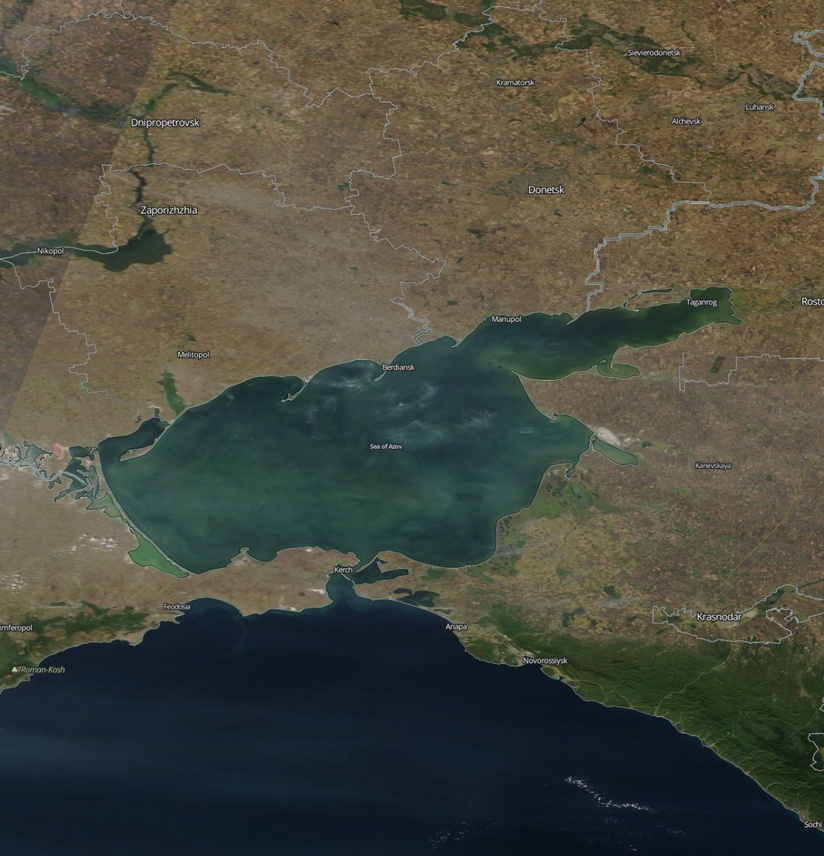
#> input picture content/sea.jpg, 824 x 856 px, shrunk from 1386 x 1440 before the run
$ python select_mask.py
#> lines starting #> are read from the running program, lines starting #| are printed output that depends on the picture; after the words box and inside, x2 and y2 are one past the last pixel; in counts of white or black regions, pixels touching at a corner belong together
#!/usr/bin/env python

# Project: outlines_selection
# File: select_mask
# Written by: Vadim Bukovshin
# Copyright (c) 2021
# -------------------------------------

"""
    This is the select_mask module.

    This module does selection of image outlines.
"""

import cv2 as cv
import numpy as np

fn = 'content/sea.jpg' # путь к файлу с картинкой
frame = cv.imread(fn)
#> frame is the input picture: shape (856, 824, 3); mean B, G, R 63.5, 75.5, 75.4

hsv = cv.cvtColor(frame, cv.COLOR_BGR2HSV)
#> hsv: shape (856, 824, 3); mean H, S, V 49.8, 96.7, 84.9
cv.imwrite('content/hsv_image.jpg', hsv)

lower = np.array([40, 60, 0])
upper = np.array([100, 120, 100])

mask = cv.inRange(hsv, lower, upper)
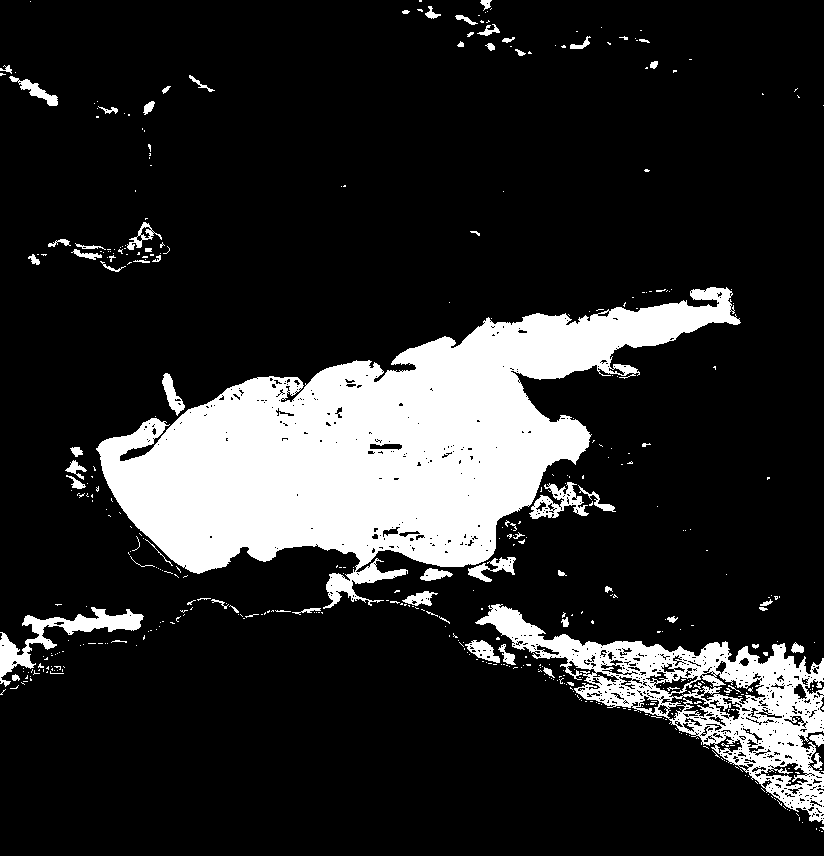
#> mask: shape (856, 824); 16.6% white; 474 white regions (404 under 20 px)
cv.imwrite('content/mask_for_bitwise.jpg', mask)
res = cv.bitwise_and(frame, frame, mask = mask)
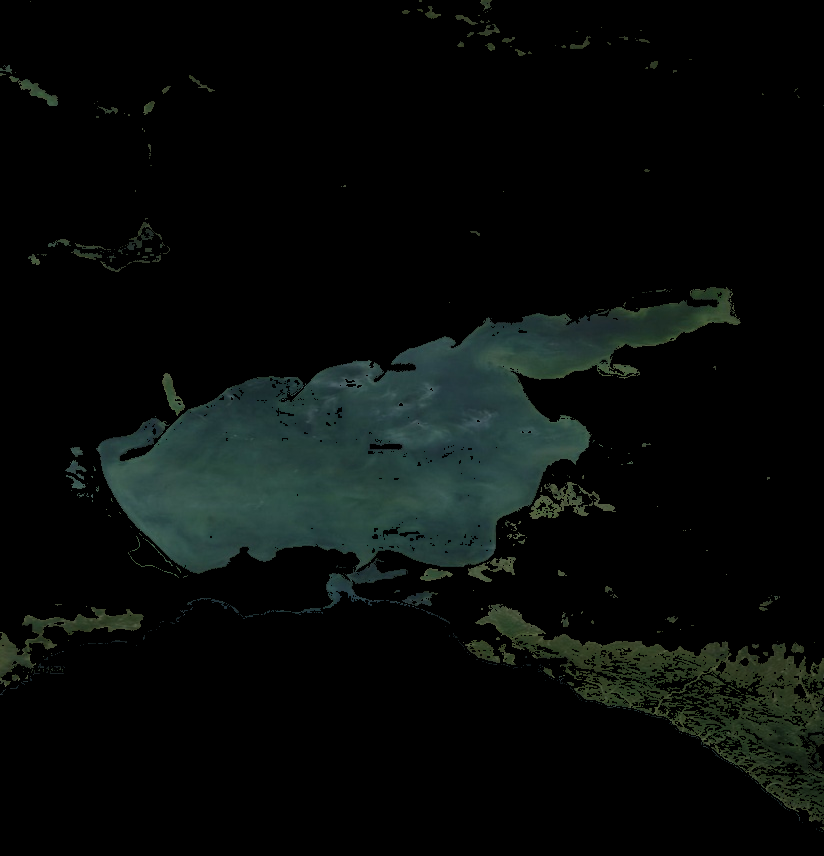
#> res: shape (856, 824, 3); mean B, G, R 9.7, 11.2, 7.4
cv.imwrite('content/threshhold_image.jpg', res)

# find contours without approx
cnts = cv.findContours(mask.copy(), cv.RETR_LIST, cv.CHAIN_APPROX_NONE)[-2]
#> cnts = 1406 contours, 1247 with area under 20; largest, box (x1, y1, x2, y2) and area: (96, 287, 741, 609) 86392, (475, 604, 824, 824) 25158, (0, 607, 144, 687) 2376, (529, 482, 589, 519) 918, (700, 672, 766, 705) 768

# get the max-area contour
cnt = sorted(cnts, key=cv.contourArea)[-1]
#> cnt = contour of 2667 points, box (x1, y1, x2, y2) (96, 287, 741, 609), area 86392

# calc arclentgh
arclen = cv.arcLength(cnt, True)
#> arclen = 3153.7

# do approx
eps = 0.0005
epsilon = arclen * eps
#> epsilon = 1.58
approx = cv.approxPolyDP(cnt, epsilon, True)
#> approx = contour of 287 points, box (x1, y1, x2, y2) (96, 287, 741, 609), area 86602

# draw the result
canvas = frame.copy()
cv.drawContours(canvas, [approx], -1, (0,0,255), 2, cv.LINE_AA)
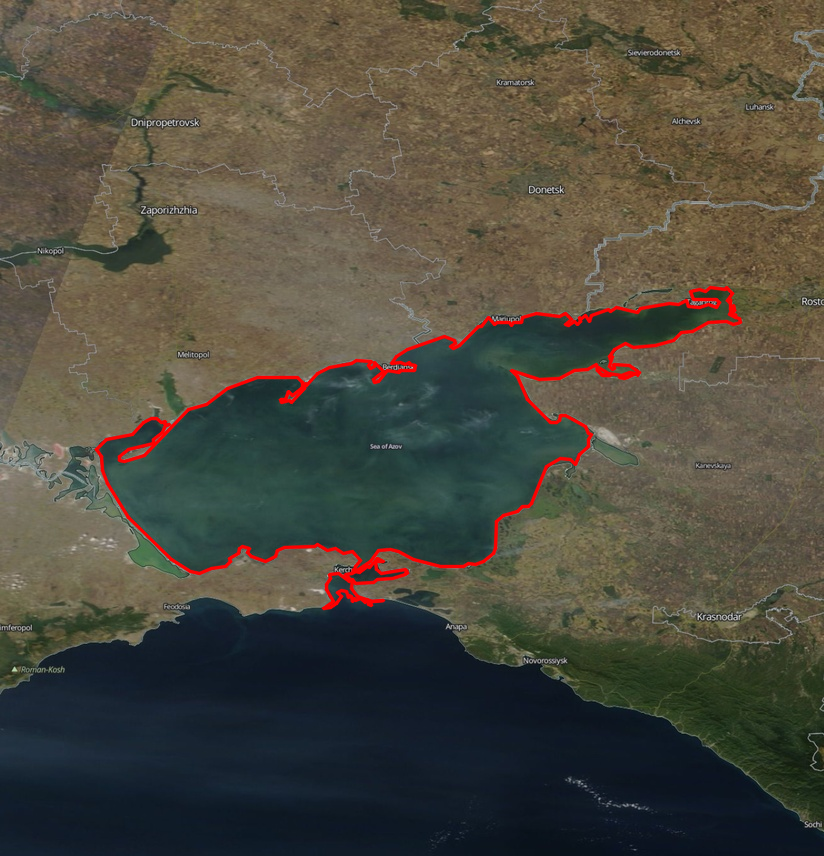
#> canvas: shape (856, 824, 3); 1.77% of pixels changed, all inside (x1, y1, x2, y2) = (94, 285, 743, 611)
cv.imshow('res', canvas)
cv.imwrite('content/biggest_countered_sea.jpg', canvas)

cv.waitKey(0)
cv.destroyAllWindows()
